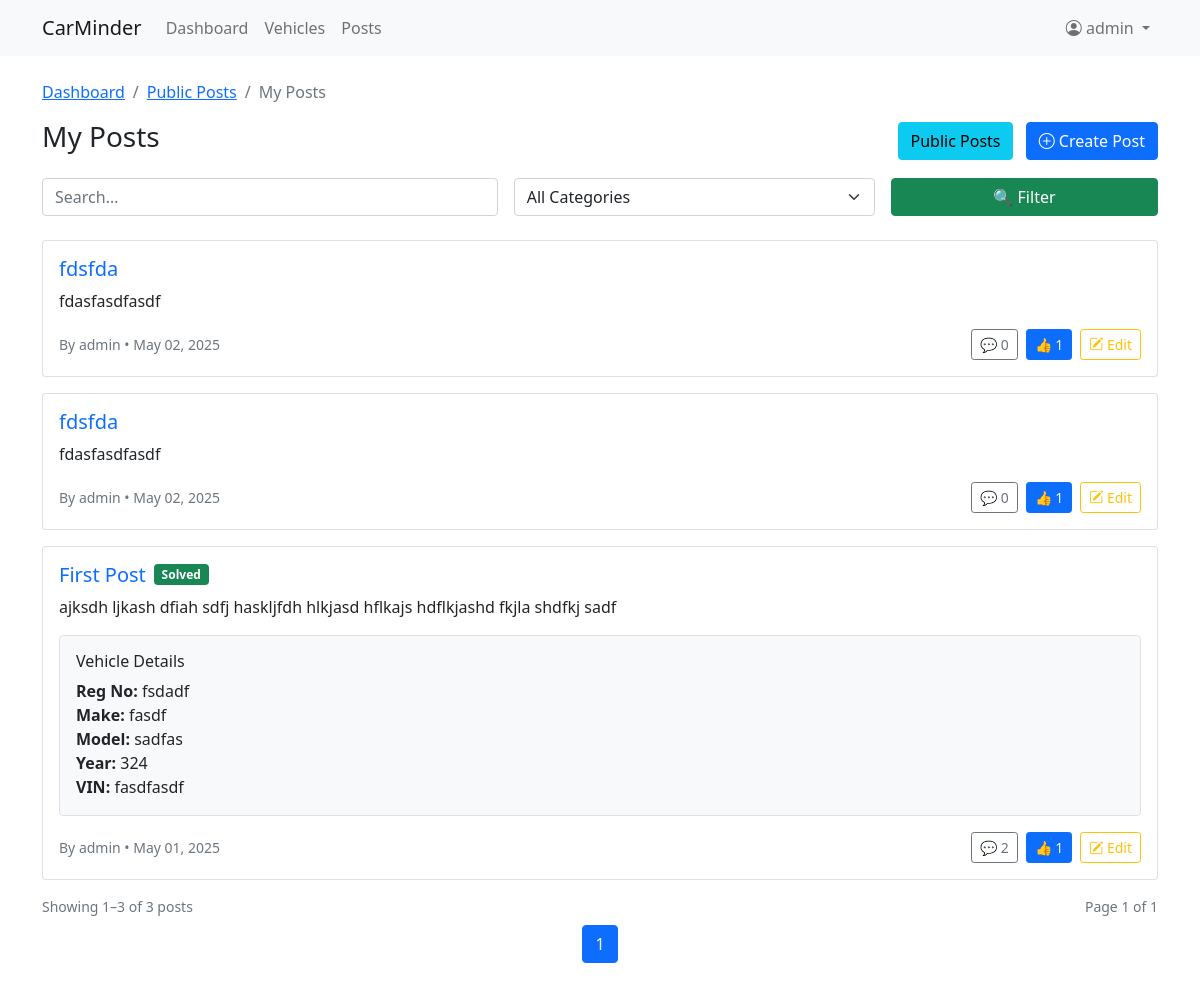
The app's page /forum/my/ (signed in) with its own data.
### forum/models.py (models this page shows, shortened)
class Post(models.Model):
    author = models.ForeignKey(User, on_delete=models.CASCADE)
    vehicle = models.ForeignKey(
        Vehicle,
        on_delete=models.CASCADE,
        null=True,
        blank=True,
        related_name="vehicle_post",
        help_text="Vehicle related to this post",
    )
    cat = models.CharField(max_length=100, choices=CAT_CHOICES, default="general")
    title = models.CharField(max_length=200)
    body = models.TextField()
    created = models.DateTimeField(default=timezone.now)
    solved = models.BooleanField(default=False)
    share_vehicle = models.BooleanField(
        default=False,
        help_text="Share my vehicle details on this post",
    )
    def reply_count(self):
        return self.replies.count()
    def upvote_count(self):
        return self.votes.filter(value=1).count()

### vehicles/models.py (models this page shows, shortened)
class Vehicle(models.Model):
    owner = models.ForeignKey(
        User,
        on_delete=models.CASCADE,
        related_name="vehicles",
        verbose_name="Owner",
        help_text="User who added this vehicle.",
    )
    reg_number = models.CharField(
        "Registration Number",
        max_length=12,
        unique=True,
        db_index=True,
        help_text="UK-style plate, e.g. AB12CDE.",
    )
    make = models.CharField(
        "Make", max_length=64, help_text="Manufacturer, e.g. Ford, Toyota."
    )
    model = models.CharField(
        "Model", max_length=64, help_text="Model name or number, e.g. Fiesta."
    )
    year = models.PositiveIntegerField(
        "Year of Manufacture", help_text="Four-digit year, e.g. 2018."
    )
    vin = models.CharField(
        "Vehicle VIN",
        max_length=17,
        blank=True,
        null=True,
        help_text="17-character Vehicle Identification Number.",
    )
    photo = models.ImageField(
        "Photo",
        upload_to="vehicles/photos/%Y/%m/",
        blank=True,
        help_text="Optional vehicle image.",
    )
    share_uuid = models.UUIDField(
        default=uuid.uuid4,
        editable=False,
        unique=True,
        help_text="Unique token for sharing this vehicle via a link.",
    )
    added_at = models.DateTimeField(auto_now_add=True)
    updated_at = models.DateTimeField(auto_now=True)
    class Meta:
        verbose_name = "Vehicle"
        verbose_name_plural = "Vehicles"
        ordering = ["-added_at"]
        indexes = [
            models.Index(fields=["owner", "reg_number"]),
        ]

### forum/views.py (the view)
# urls.py: path("my/", views.MyPostsListView.as_view(), name="my_post"),
class MyPostsListView(LoginRequiredMixin, ListView):
    model = Post
    paginate_by = 20
    template_name = "forum/my_post_list.html"
    context_object_name = "posts"
    def get_queryset(self):
        qs = super().get_queryset().filter(author=self.request.user)
        q = self.request.GET.get("q")
        if q:
            qs = qs.filter(Q(title__icontains=q) | Q(body__icontains=q))
        cat = self.request.GET.get("category")
        if cat:
            qs = qs.filter(cat=cat)
        if self.request.user.is_authenticated:
            qs = qs.annotate(
                is_liked=Exists(
                    Vote.objects.filter(
                        post=OuterRef("pk"), user=self.request.user, value=1
                    )
                )
            )
        else:
            qs = qs.annotate(is_liked=Value(False, output_field=BooleanField()))
        return qs.order_by("-created")
    def get_context_data(self, **kwargs):
        ctx = super().get_context_data(**kwargs)
        ctx["categories"] = CAT_CHOICES
        ctx["current_category"] = self.request.GET.get("category", "")
        ctx["query"] = self.request.GET.get("q", "")
        ctx["view_title"] = "My Posts"  # new!
        return ctx

### carminder/context_processors.py (called while the page is built)
def company_name(request):
    return {"COMPANY_NAME": settings.COMPANY_NAME}

### templates/forum/my_post_list.html (shortened to what this page needs)
{% extends "base.html" %} {% block content %}
<nav aria-label="breadcrumb">
    <ol class="breadcrumb">
        <li class="breadcrumb-item"><a href="{% url 'dashboard' %}">Dashboard</a></li>
        <li class="breadcrumb-item"><a href="{% url 'forum:post_list' %}">Public Posts</a></li>
        <li class="breadcrumb-item active" aria-current="page">My Posts</li>
    </ol>
</nav>
<div class="d-flex justify-content-between align-items-center mb-3">
    <h3>My Posts</h3>
    <div>
        <a href="{% url 'forum:post_list' %}" class="btn btn-info me-2"> Public Posts </a>
        <a href="{% url 'forum:post_create' %}" class="btn btn-primary"> <i class="bi bi-plus-circle"></i> Create Post </a>
    </div>
</div>
<div class="mb-5">
    <form method="get" class="row g-3 mb-4">
        <div class="col-md-5">
            <input type="text" name="q" value="{{ request.GET.q }}" class="form-control" placeholder="Search…" />
        </div>
        <div class="col-md-4">
            <select name="category" class="form-select">
                <option value="">All Categories</option>
            </select>
        </div>
        <div class="col-md-3">
            <button type="submit" class="btn btn-success w-100">🔍 Filter</button>
        </div>
    </form>
    {% for post in posts %}
    <div class="card mb-3">
        <div class="card-body">
        <div class="d-flex align-items-center gap-2 mb-2">
            <h5 class="card-title mb-0">
            <a href="{{ post.get_absolute_url }}" class="text-decoration-none">
                {{ post.title }}
            </a>
            </h5>
            {% if post.solved %}
            <span class="badge bg-success">Solved</span>
            {% endif %}
        </div>
        <p class="card-text text-truncate">
            {{ post.body|truncatechars:150 }}
        </p>
        {% if post.share_vehicle and post.vehicle %}
            <div class="border rounded p-3 mb-3 bg-light">
            <h6 class="mb-2">Vehicle Details</h6>
            <ul class="list-unstyled mb-0">
                <li><strong>Reg No:</strong> {{ post.vehicle.reg_number }}</li>
                <li><strong>Make:</strong> {{ post.vehicle.make }}</li>
                <li><strong>Model:</strong> {{ post.vehicle.model }}</li>
                <li><strong>Year:</strong> {{ post.vehicle.year }}</li>
                {% if post.vehicle.vin %}
                <li><strong>VIN:</strong> {{ post.vehicle.vin }}</li>
                {% endif %}
            </ul>
            </div>
        {% endif %}
        <div class="d-flex justify-content-between align-items-center">
            <small class="text-muted">
            By {{ post.author.username }} • {{ post.created|date:"M d, Y" }}
            </small>
            <div class="d-flex align-items-center">
            <button
                type="button"
                class="btn btn-outline-secondary btn-sm reply-btn me-2"
                data-post-id="{{ post.pk }}"
                data-post-title="{{ post.title|escapejs }}"
            >
                💬 {{ post.reply_count }}
            </button>
            <a
                href="{% url 'forum:upvote' post.pk %}"
                class="btn btn-sm me-2
                {% if post.is_liked %}
                    btn-primary
                {% else %}
                    btn-outline-primary
                {% endif %}"
            >
                👍 {{ post.upvote_count }}
            </a>
            {% if post.author == request.user %}
                <a
                href="{% url 'forum:post-edit' post.pk %}"
                class="btn btn-outline-warning btn-sm"
                >
                <i class="bi bi-pencil-square"></i> Edit
                </a>
            {% endif %}
            </div>
        </div>
        </div>
    </div>
    {% empty %}
    <p>No posts found.</p>
    {% endfor %}
    {% include "partials/_pagination.html" %}
</div>
{% endblock %}

### templates/partials/_navbar.html (shortened to what this page needs)
<nav class="navbar navbar-expand-lg navbar-light bg-light">
    <div class="container">
        <a class="navbar-brand" href="{% url 'dashboard' %}">{{ COMPANY_NAME }}</a>
        <div class="collapse navbar-collapse" id="navbarSupportedContent">
            <ul class="navbar-nav me-auto mb-2 mb-lg-0">
                <li class="nav-item">
                    <a class="nav-link {% if request.resolver_match.url_name == 'dashboard' %}active{% endif %}" href="{% url 'dashboard' %}"> Dashboard </a>
                </li>
                <li class="nav-item">
                    <a class="nav-link {% if request.resolver_match.url_name == 'vehicle-list' %}active{% endif %}" href="{% url 'vehicle-list' %}"> Vehicles </a>
                </li>
                <li class="nav-item">
                    <a class="nav-link {% if request.resolver_match.url_name == 'post_list' %}active{% endif %}" href="{% url 'forum:post_list' %}"> Posts </a>
                </li>
            </ul>
            <ul class="navbar-nav ms-auto mb-2 mb-lg-0">
                {% if user.is_authenticated %}
                <li class="nav-item dropdown">
                    <a class="nav-link dropdown-toggle" href="#" id="userMenu" role="button" data-bs-toggle="dropdown" aria-expanded="false"> <i class="bi bi-person-circle"></i> {{ user.username }} </a>
                </li>
                {% endif %}
            </ul>
        </div>
    </div>
</nav>

### records on screen
Post: title "fdsfda", body "fdasfasdfasdf", author.username "admin", created "May 02, 2025", reply_count "0", upvote_count "1", shows "Edit"
Post: title "fdsfda", body "fdasfasdfasdf", author.username "admin", created "May 02, 2025", reply_count "0", upvote_count "1", shows "Edit"
Post: title "First Post", solved "Solved", body "ajksdh ljkash dfiah sdfj haskljfdh hlkjasd hflkajs hdflkjashd fkjla shdfkj sadf", vehicle.reg_number "fsdadf", vehicle.make "fasdf", vehicle.model "sadfas", vehicle.year "324", vehicle.vin "fasdfasdf", author.username "admin", created "May 01, 2025", reply_count "2", upvote_count "1", shows "Edit"

### other values on screen
{{ COMPANY_NAME }} "CarMinder"
{{ user.username }} "admin"
{{ page_obj.start_index }} "1"
{{ page_obj.end_index }} "3"
{{ page_obj.paginator.count }} "3"
{{ page_obj.number }} "1"
{{ page_obj.paginator.num_pages }} "1"
{{ num }} "1"
